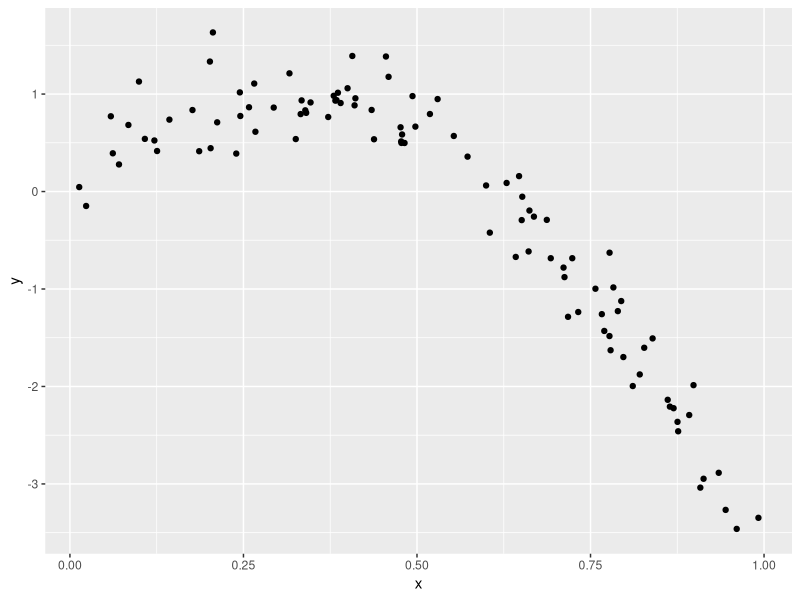
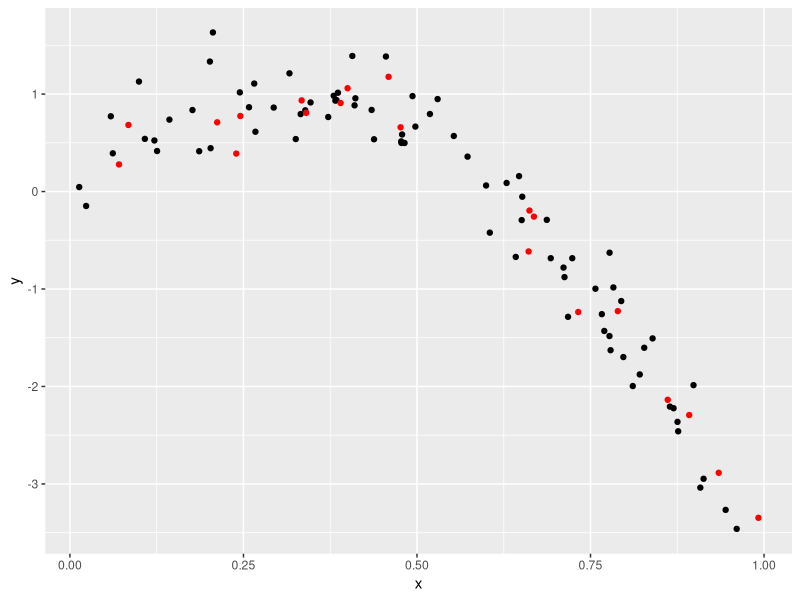
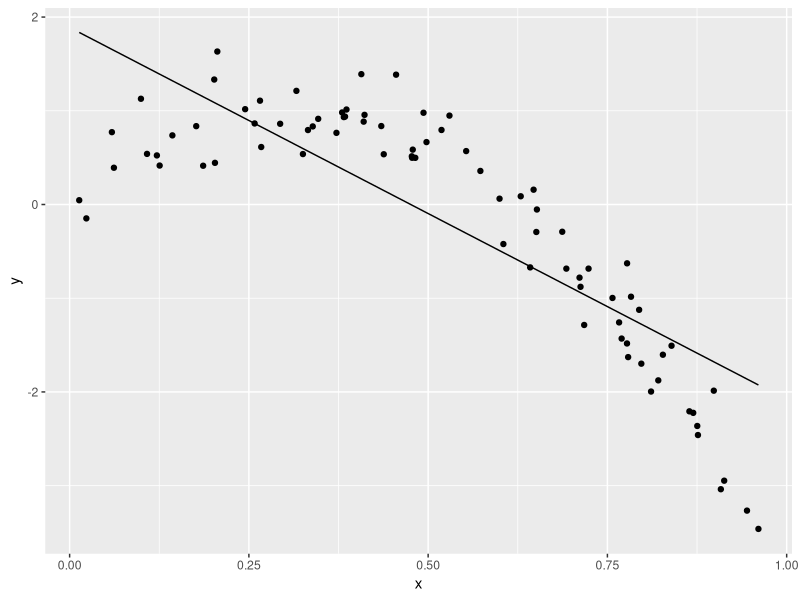
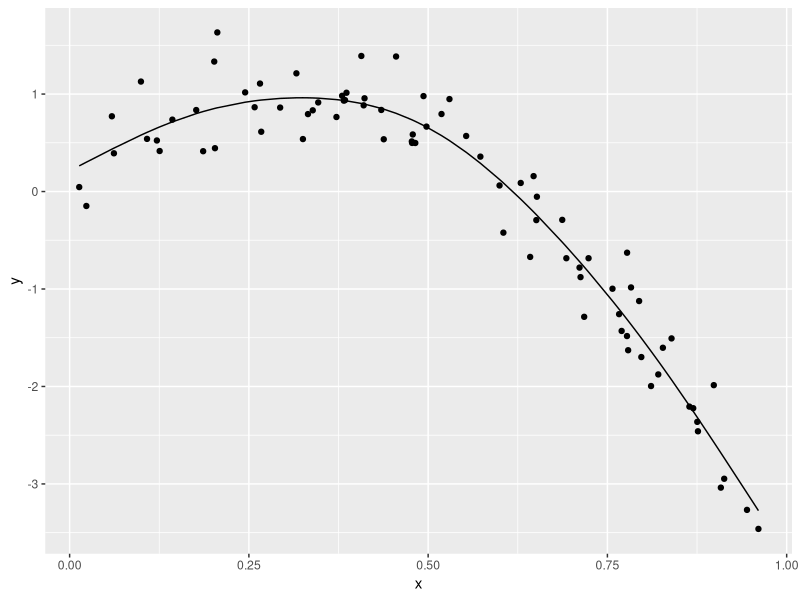
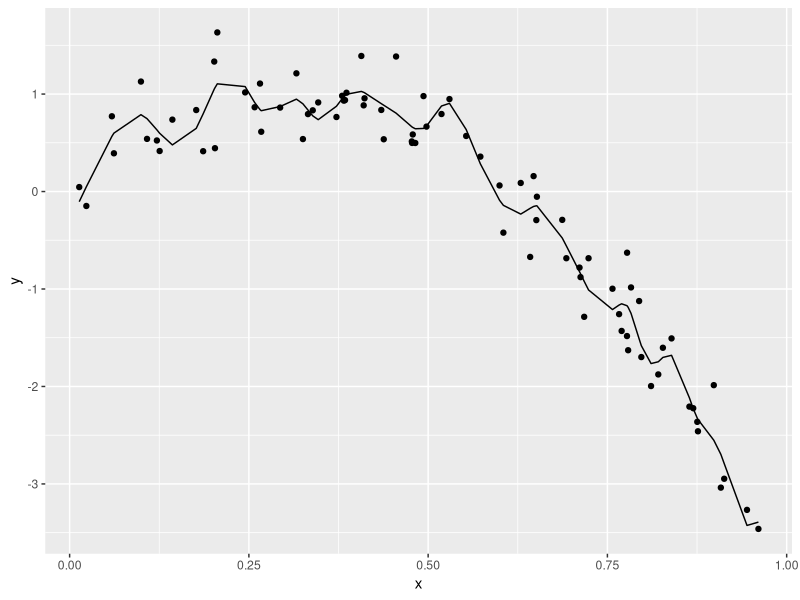
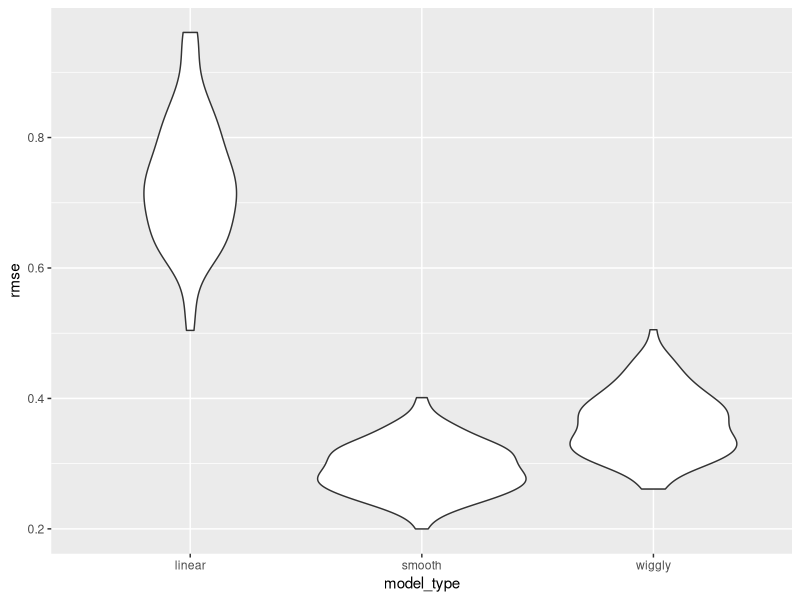

Here is the R script that generated these plots, in order:
## ---- chunk 1
knitr::opts_chunk$set(echo = TRUE)
## ---- chunk 2
library(tidyverse)
library(modelr)

set.seed(1)
## ---- chunk 3
nonlin_df = 
  tibble(
    id = 1:100,
    x = runif(100, 0, 1),
    y = 1 - 10 * (x - 0.3) ^ 2 + rnorm(100, 0, 0.3)
  )

nonlin_df |> 
  ggplot(aes(x = x, y = y)) +
  geom_point()
## ---- chunk 4
train_df = sample_n(nonlin_df, 80)

test_df = anti_join(nonlin_df, train_df, by = "id")

train_df |> 
  ggplot(aes(x = x, y = y)) +
  geom_point() +
  geom_point(data = test_df, color = "red")
## ---- chunk 5
linear_mod = lm(y ~ x, data = train_df)
## ---- chunk 6
train_df |> 
  modelr::add_predictions(linear_mod) |> 
  ggplot(aes(x = x, y = y)) +
  geom_point() +
  geom_line(aes(y = pred))
## ---- chunk 7
smooth_mod = mgcv::gam(y ~ s(x), data = train_df)
## ---- chunk 8
train_df |> 
  modelr::add_predictions(smooth_mod) |> 
  ggplot(aes(x = x, y = y)) +
  geom_point() +
  geom_line(aes(y = pred))
## ---- chunk 9
wiggly_mod = mgcv::gam(y ~ s(x, k = 30), sp = 10e-6, data = train_df)
train_df |> 
  modelr::add_predictions(wiggly_mod) |> 
  ggplot(aes(x = x, y = y)) +
  geom_point() +
  geom_line(aes(y = pred))
## ---- chunk 10
rmse(linear_mod, train_df)
rmse(smooth_mod, train_df)
rmse(wiggly_mod, train_df)
## ---- chunk 11
rmse(linear_mod, test_df)
rmse(smooth_mod, test_df)
rmse(wiggly_mod, test_df)
## ---- chunk 12
cv_df = 
  nonlin_df |> 
  crossv_mc(n = 100)

cv_df
## ---- chunk 13
cv_df |> 
  pull(train) |> 
  nth(1) |> 
  as_tibble()

cv_df = 
  nonlin_df |> 
  crossv_mc(n = 100) |> 
  mutate(train = map(train, as_tibble),
         test = map(test, as_tibble))

cv_df
## ---- chunk 14
cv_results = 
  cv_df |> 
  mutate(
    linear_fit = map(train, \(df) lm(y ~ x,data = df)),
    smooth_fit = map(train, \(df) mgcv::gam(y ~ s(x),data = df)),
    wiggly_fit = map(train, \(df) mgcv::gam(y ~ s(x, k = 30), sp = 10e-6,data = df))
  ) |> 
  mutate(
    rmse_linear = map2_dbl(linear_fit, test, \(mod, df) rmse(mod, df)),
    rmse_smooth = map2_dbl(smooth_fit, test, \(mod, df) rmse(mod, df)),
    rmse_wiggly = map2_dbl(wiggly_fit, test, \(mod, df) rmse(mod, df))
  )

cv_results
## ---- chunk 15
cv_results |> 
  select(starts_with("rmse")) |> 
  pivot_longer(
    everything(),
    names_to = "model_type",
    values_to = "rmse",
    names_prefix = "rmse_"
  ) |> 
  group_by(model_type) |> 
  summarize(m_rmse = mean(rmse))
## ---- chunk 16
cv_results |> 
  select(starts_with("rmse")) |> 
  pivot_longer(
    everything(),
    names_to = "model_type",
    values_to = "rmse",
    names_prefix = "rmse_"
  ) |> 
  ggplot(aes(x = model_type, y = rmse)) +
  geom_violin()
